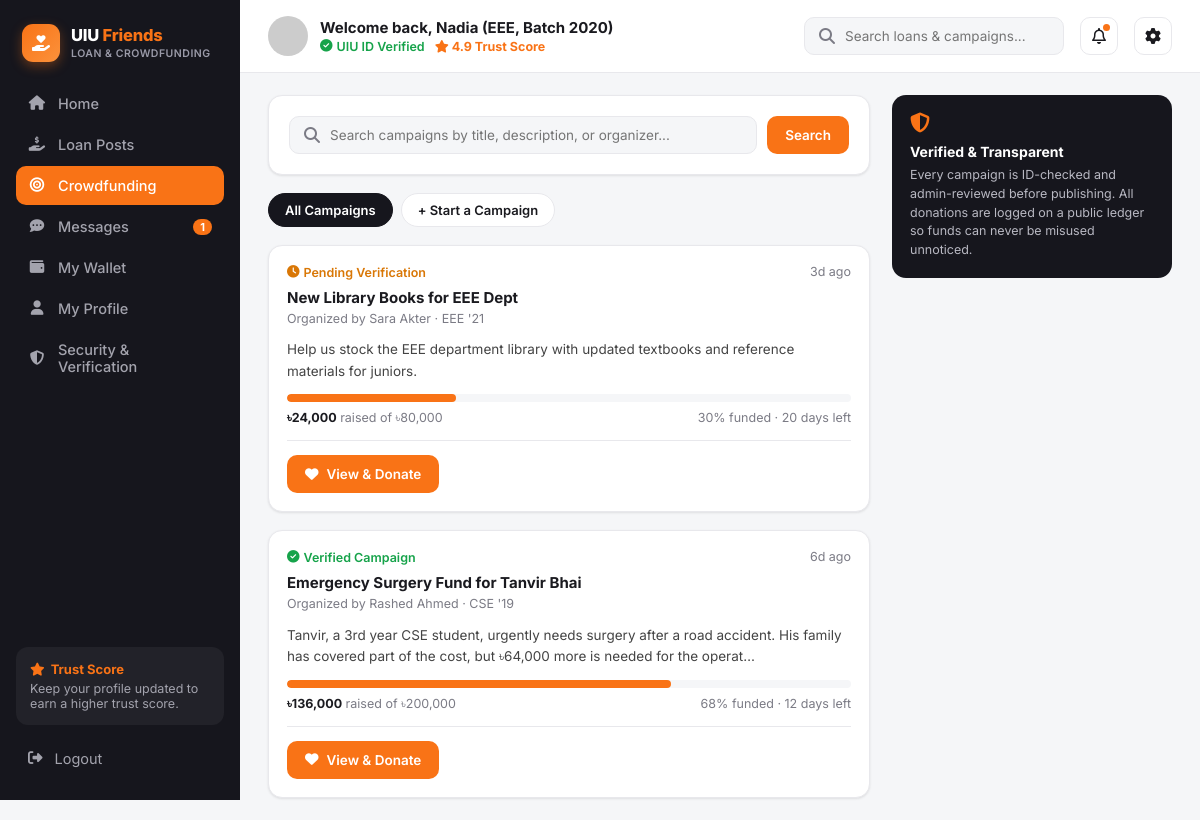
Page /crowdfunding.php (signed in) on the committed database.
### tables this page shows
CREATE TABLE users (
    id                      INT AUTO_INCREMENT PRIMARY KEY,
    full_name               VARCHAR(120)  NOT NULL,
    email                   VARCHAR(150)  NOT NULL UNIQUE,
    password_hash           VARCHAR(255)  NOT NULL,
    student_id              VARCHAR(30)   NOT NULL UNIQUE,
    department              VARCHAR(20)   NOT NULL,
    batch                   VARCHAR(10)   NOT NULL,
    phone                   VARCHAR(20)   DEFAULT NULL,
    avatar                  VARCHAR(255)  DEFAULT 'assets/img/default-avatar.svg',
    role                    ENUM('user','admin') NOT NULL DEFAULT 'user',
    trust_score             DECIMAL(3,2)  NOT NULL DEFAULT 4.00,
    uiu_id_verified         TINYINT(1)    NOT NULL DEFAULT 0,
    email_verified          TINYINT(1)    NOT NULL DEFAULT 0,
    phone_verified          TINYINT(1)    NOT NULL DEFAULT 0,
    payment_linked          TINYINT(1)    NOT NULL DEFAULT 0,
    agreement_accepted      TINYINT(1)    NOT NULL DEFAULT 0,
    status                  ENUM('active','suspended') NOT NULL DEFAULT 'active',
    created_at              DATETIME      NOT NULL DEFAULT CURRENT_TIMESTAMP
);

CREATE TABLE campaigns (
    id              INT AUTO_INCREMENT PRIMARY KEY,
    organizer_id    INT NOT NULL,
    title           VARCHAR(150) NOT NULL,
    description     TEXT NOT NULL,
    goal_amount     DECIMAL(12,2) NOT NULL,
    raised_amount   DECIMAL(12,2) NOT NULL DEFAULT 0,
    image           VARCHAR(255) DEFAULT NULL,
    days_left       INT NOT NULL DEFAULT 30,
    id_verified     TINYINT(1) NOT NULL DEFAULT 0,
    docs_verified   TINYINT(1) NOT NULL DEFAULT 0,
    admin_status    ENUM('pending','verified','rejected') NOT NULL DEFAULT 'pending',
    created_at      DATETIME NOT NULL DEFAULT CURRENT_TIMESTAMP,
    FOREIGN KEY (organizer_id) REFERENCES users(id) ON DELETE CASCADE
);

### includes/functions.php (called while the page is built, shortened)
<?php
require_once __DIR__ . '/../config/db.php';
function is_logged_in(): bool {
    return isset($_SESSION['user_id']);
}
function current_user(): ?array {
    global $pdo;
    $stmt = $pdo->prepare("SELECT * FROM users WHERE id = ?");
    $stmt->execute([$_SESSION['user_id']]);
    $cache = $stmt->fetch();
    return $cache;
}
function e(?string $str): string {
    return htmlspecialchars($str ?? '', ENT_QUOTES, 'UTF-8');
}
function taka(float $amount): string {
    return '৳' . number_format($amount, $amount == floor($amount) ? 0 : 2);
}
function time_ago(string $datetime): string {
    $diff = time() - strtotime($datetime);
    return floor($diff / 86400) . 'd ago';
}
function truncate_text(string $text, int $len = 160, string $suffix = '…'): string {
    if (function_exists('mb_strlen') && function_exists('mb_substr')) {
        return mb_strlen($text) > $len ? mb_substr($text, 0, $len) . $suffix : $text;
    }
    return strlen($text) > $len ? substr($text, 0, $len) . $suffix : $text;
}

### crowdfunding.php (the view, shortened to what this page needs)
<?php
require_once __DIR__ . '/includes/functions.php';
$u = current_user();
$q = trim($_GET['q'] ?? '');
$sql = "SELECT c.*, u.full_name, u.department, u.batch, u.uiu_id_verified
        FROM campaigns c JOIN users u ON u.id = c.organizer_id";
$params = [];
$sql .= " ORDER BY c.created_at DESC";
$stmt = $pdo->prepare($sql);
$stmt->execute($params);
$campaigns = $stmt->fetchAll();
include __DIR__ . '/includes/header.php';
?>
<div class="app-shell">
  <?php include __DIR__ . '/includes/sidebar.php'; ?>
  <div class="main-area">
    <?php include __DIR__ . '/includes/topbar.php'; ?>
    <div class="content-wrap">
      <div class="content-main">
        <div class="card">
          <form method="get" action="crowdfunding.php" style="display:flex;gap:10px;align-items:center;">
            <div class="search-box" style="flex:1;width:auto;">
              <i class="fa-solid fa-magnifying-glass"></i>
              <input type="text" name="q" value="<?= e($q) ?>" placeholder="Search campaigns by title, description, or organizer...">
            </div>
            <button type="submit" class="btn btn-primary">Search</button>
          </form>
        </div>
        <div class="filter-tabs">
          <a href="crowdfunding.php" class="<?= $q === '' ? 'active' : '' ?>">All Campaigns</a>
          <a href="crowdfunding.php?new=1">+ Start a Campaign</a>
        </div>
        <?php foreach ($campaigns as $c): $pct = min(100, round($c['raised_amount'] / max(1,$c['goal_amount']) * 100)); ?>
          <div class="card campaign-mini">
            <div class="top">
              <span><?= $c['admin_status']==='verified' ? '<span class="badge-verified"><i class="fa-solid fa-circle-check"></i> Verified Campaign</span>' : ($c['admin_status']==='rejected' ? '<span style="color:#b91c1c;">Rejected</span>' : '<span class="badge-pending"><i class="fa-solid fa-clock"></i> Pending Verification</span>') ?></span>
              <span><?= time_ago($c['created_at']) ?></span>
            </div>
            <h4><?= e($c['title']) ?></h4>
            <div class="organizer">Organized by <?= e($c['full_name']) ?> · <?= e($c['department']) ?> '<?= substr($c['batch'],-2) ?></div>
            <p class="post-desc"><?= e(truncate_text($c['description'], 160)) ?></p>
            <div class="progress-bar"><div style="width:<?= $pct ?>%"></div></div>
            <div class="campaign-stats">
              <span><strong><?= taka($c['raised_amount']) ?></strong> raised of <?= taka($c['goal_amount']) ?></span>
              <span><?= $pct ?>% funded · <?= $c['days_left'] ?> days left</span>
            </div>
            <div class="post-actions">
              <a href="campaign_details.php?id=<?= $c['id'] ?>" class="btn btn-primary"><i class="fa-solid fa-heart"></i> View & Donate</a>
            </div>
          </div>
        <?php endforeach; ?>
      </div>
      <div class="content-side">
        <div class="safety-box">
          <i class="fa-solid fa-shield-halved"></i>
          <h4>Verified & Transparent</h4>
          <p>Every campaign is ID-checked and admin-reviewed before publishing. All donations are logged on a public ledger so funds can never be misused unnoticed.</p>
        </div>
      </div>
    </div>
  </div>
</div>
</body>
</html>

### includes/topbar.php (shortened to what this page needs)
<header class="topbar">
  <div class="topbar-welcome">
    <img src="<?= e($u['avatar']) ?>" alt="">
    <div>
      <h1>Welcome back, <?= e(explode(' ', $u['full_name'])[0]) ?> (<?= e($u['department']) ?>, Batch <?= e($u['batch']) ?>)</h1>
      <div class="meta">
        <?= $u['uiu_id_verified'] ? '<span class="badge-verified"><i class="fa-solid fa-circle-check"></i> UIU ID Verified</span>' : '<span class="badge-pending"><i class="fa-solid fa-clock"></i> Verification Pending</span>' ?>
        <span class="trust-chip"><i class="fa-solid fa-star"></i> <?= number_format($u['trust_score'],1) ?> Trust Score</span>
      </div>
    </div>
  </div>
  <div class="topbar-actions">
    <form action="search.php" method="get" class="search-box" style="margin:0;">
      <i class="fa-solid fa-magnifying-glass"></i>
      <input type="text" name="q" placeholder="Search loans &amp; campaigns..." value="<?= e($_GET['q'] ?? '') ?>">
    </form>
    <a href="messages.php" class="icon-btn"><i class="fa-regular fa-bell"></i><?php if (($unread ?? 0) > 0): ?><span class="dot"></span><?php endif; ?></a>
    <a href="security.php" class="icon-btn"><i class="fa-solid fa-gear"></i></a>
  </div>
</header>

### rows in the picture
users: full_name "Nadia", department "EEE", batch "2020", trust_score "4.9"
campaigns: admin_status "pending" (drawn), created_at "3d ago", title "New Library Books for EEE Dept", organizer.full_name "Sara Akter", organizer.department "EEE", organizer.batch "21", description "Help us stock the EEE department library with updated textbooks and reference materials for juniors.", raised_amount "৳24,000", goal_amount "৳80,000", pct "30", days_left "20"
campaigns: admin_status "verified" (drawn), created_at "6d ago", title "Emergency Surgery Fund for Tanvir Bhai", organizer.full_name "Rashed Ahmed", organizer.department "CSE", organizer.batch "19", description "Tanvir, a 3rd year CSE student, urgently needs surgery after a road accident. His family has covered part of the cost, but ৳64,000 more is needed for the operat…", raised_amount "৳136,000", goal_amount "৳200,000", pct "68", days_left "12"

### other values in the picture
$item['label'] "Home"
$item['label'] "Loan Posts"
$item['label'] "Crowdfunding"
$item['label'] "Messages"
$unread "1"
$item['label'] "My Wallet"
$item['label'] "My Profile"
$item['label'] "Security & Verification"
